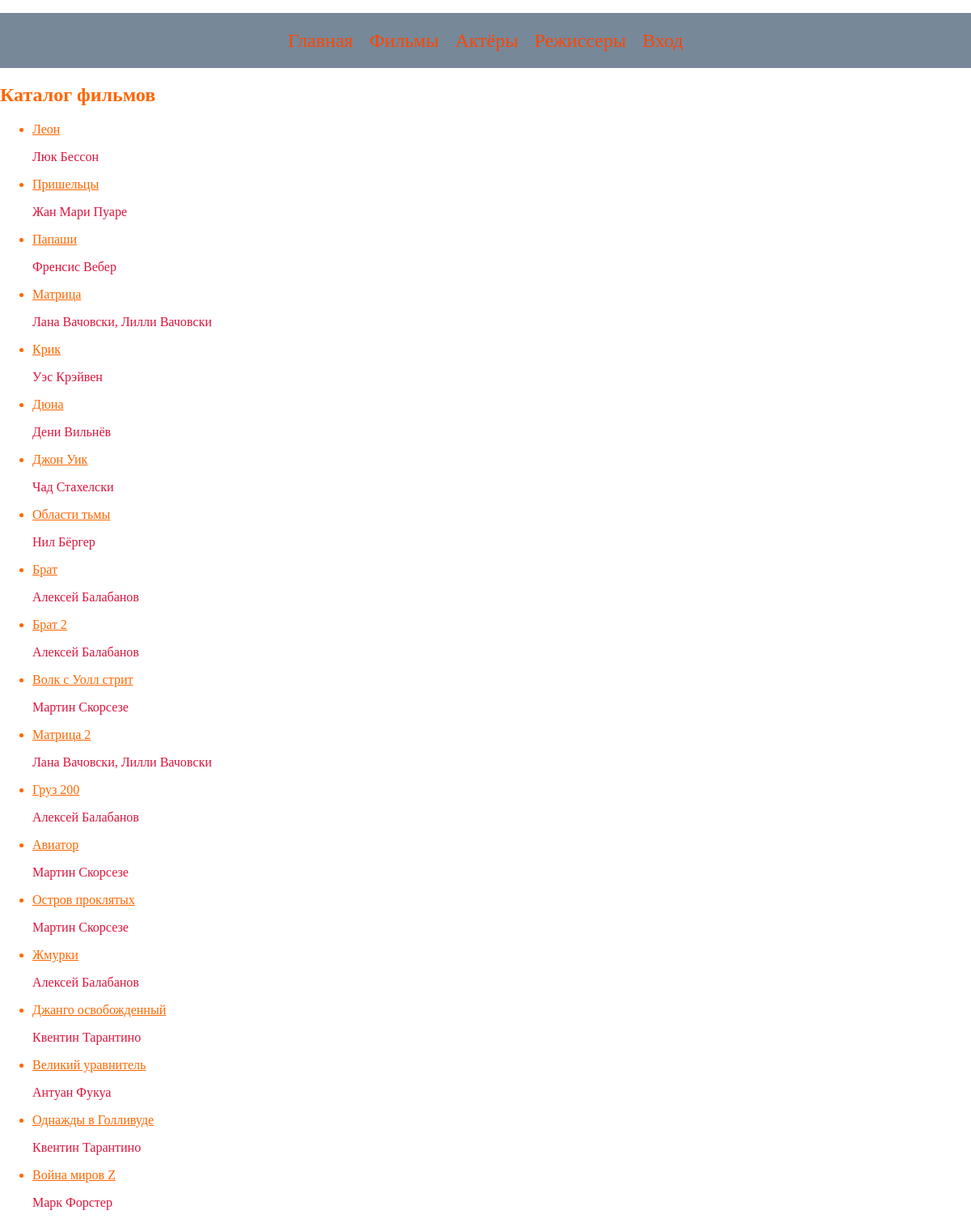
Screenshot of /kino/ with the database file from the repository.
### appkino/models.py (models this page shows, shortened)
class modelKino(models.Model):
    poster = models.FileField(blank=True,null=True,
                                  verbose_name='Постер',
                              upload_to='posters/',
                              )
    name = models.CharField(max_length=50,verbose_name='Название фильма')
    genre = models.ForeignKey(to=modelGenre,on_delete=models.SET_NULL,
                              null=True, verbose_name='Жанр')
    director = models.ForeignKey(to=modelDirector,on_delete=models.SET_NULL,
                                 null=True, verbose_name='Режиссер')
    country = models.CharField(max_length=50,blank=True,null=True,
                               verbose_name='Страна')
    year = models.IntegerField(blank=True,null=True, verbose_name='Год')
    actor = models.ManyToManyField(to=modelActor, verbose_name='Актеры')
    rating = models.FloatField(blank=True,null=True, verbose_name='Рейтинг')
    info = models.TextField(blank=True,null=True, verbose_name='Информация')
    podpiska = models.ForeignKey(to=modelPodpiska, on_delete=models.SET_DEFAULT,
                                    default=1, null=True,
                                 verbose_name='Подписка')
    file = models.URLField(blank=True,null=True, verbose_name='Трейлер')
    def getUrl(self):
        return f'{self.genre}/{self.id}/'

class modelDirector(models.Model):
    name = models.CharField(max_length=100,verbose_name='Режиссер')
    info = models.TextField(verbose_name='Информация', null=True, blank=True)
    foto = models.FileField(blank=True, null=True,
                              verbose_name='Фото',
                              upload_to='fotoDirector/',
                              )
    def __str__(self):
        return self.name

### appkino/views.py (the view)
# urls.py: path('kino/', views.kinoList.as_view(), name='allkino'),
class kinoList(generic.ListView):
    model = modelKino

### appkino/models.py (called while the page is built)
    def __str__(self):
        return self.name

### templates/appkino/modelkino_list.html (shortened to what this page needs)
{% extends 'index.html' %}
{% load static %}
{% block head %}
    <link rel="stylesheet" href="{% static 'css/index.css'%}">
{% endblock %}
{% block content %}
    <div class="content">
    <h2>Каталог фильмов</h2>
        <ul>
        {% for one in modelkino_list %}
            <li>
                <a href = "{{ one.getUrl }}">{{ one.name }}</a>
                <p>{{ one.director }}</p>
            </li>
        {% endfor %}
        </ul>
    </div>
{% endblock %}

### appkino/static/css/index.css (style rules this page uses)
body { height: 100%; margin: 0; background-size: cover; background-position: center; background-repeat: no-repeat; background-image: url('https://avatars.mds.yandex.net/i?id=32fecf45d75b14cfc2272c96376cac304115d712-12540073-images-thumbs&n=13'); }
div.content { color: #ff6600; }
a { color: #ff6600; }
p { color: crimson; }

### rows the page displays
modelKino: name "Леон", director "Люк Бессон"
modelKino: name "Пришельцы", director "Жан Мари Пуаре"
modelKino: name "Папаши", director "Френсис Вебер"
modelKino: name "Матрица", director "Лана Вачовски, Лилли Вачовски"
modelKino: name "Крик", director "Уэс Крэйвен"
modelKino: name "Дюна", director "Дени Вильнёв"
modelKino: name "Джон Уик", director "Чад Стахелски"
modelKino: name "Области тьмы", director "Нил Бёргер"
modelKino: name "Брат", director "Алексей Балабанов"
modelKino: name "Брат 2", director "Алексей Балабанов"
modelKino: name "Волк с Уолл стрит", director "Мартин Скорсезе"
modelKino: name "Матрица 2", director "Лана Вачовски, Лилли Вачовски"
modelKino: name "Груз 200", director "Алексей Балабанов"
modelKino: name "Авиатор", director "Мартин Скорсезе"
modelKino: name "Остров проклятых", director "Мартин Скорсезе"
modelKino: name "Жмурки", director "Алексей Балабанов"
modelKino: name "Джанго освобожденный", director "Квентин Тарантино"
modelKino: name "Великий уравнитель", director "Антуан Фукуа"
modelKino: name "Однажды в Голливуде", director "Квентин Тарантино"
modelKino: name "Война миров Z", director "Марк Форстер"
